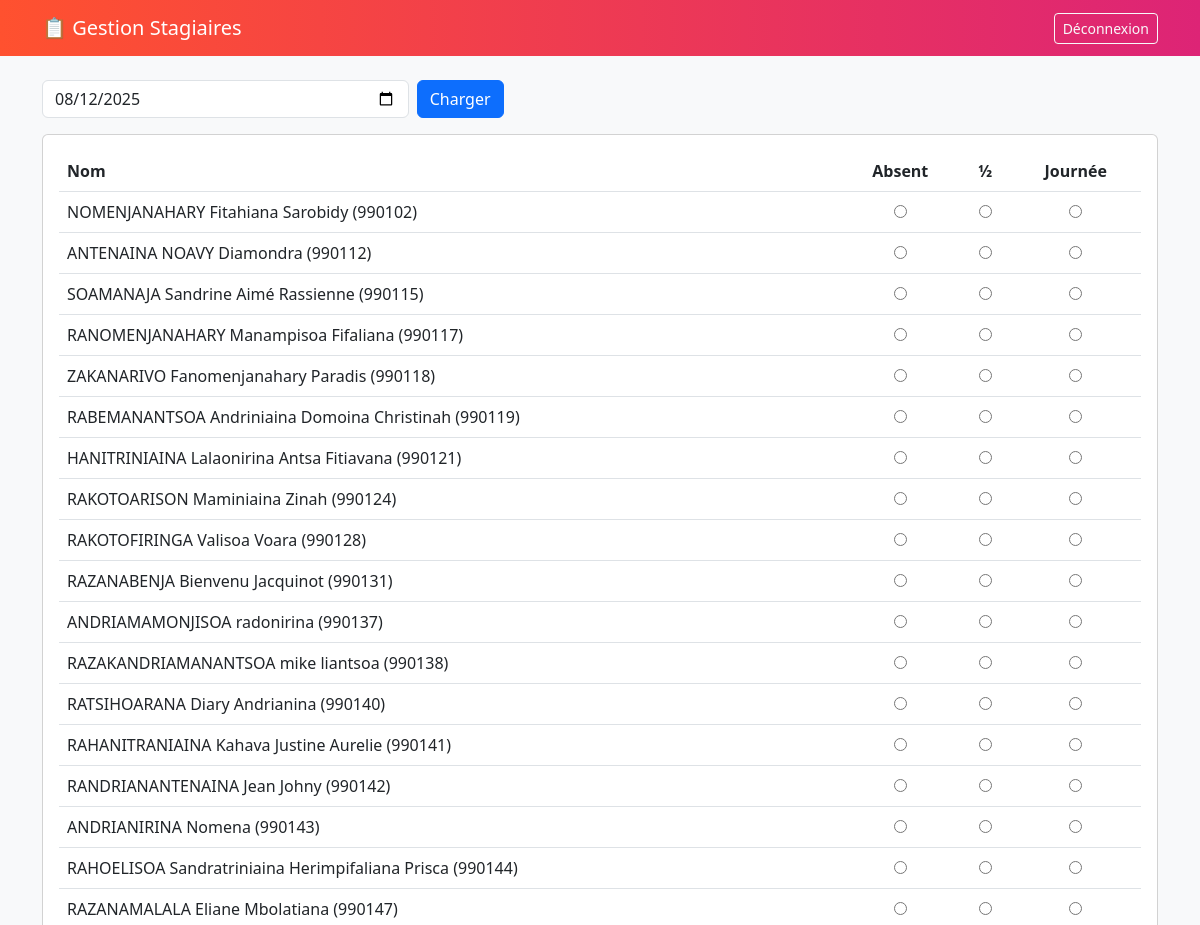
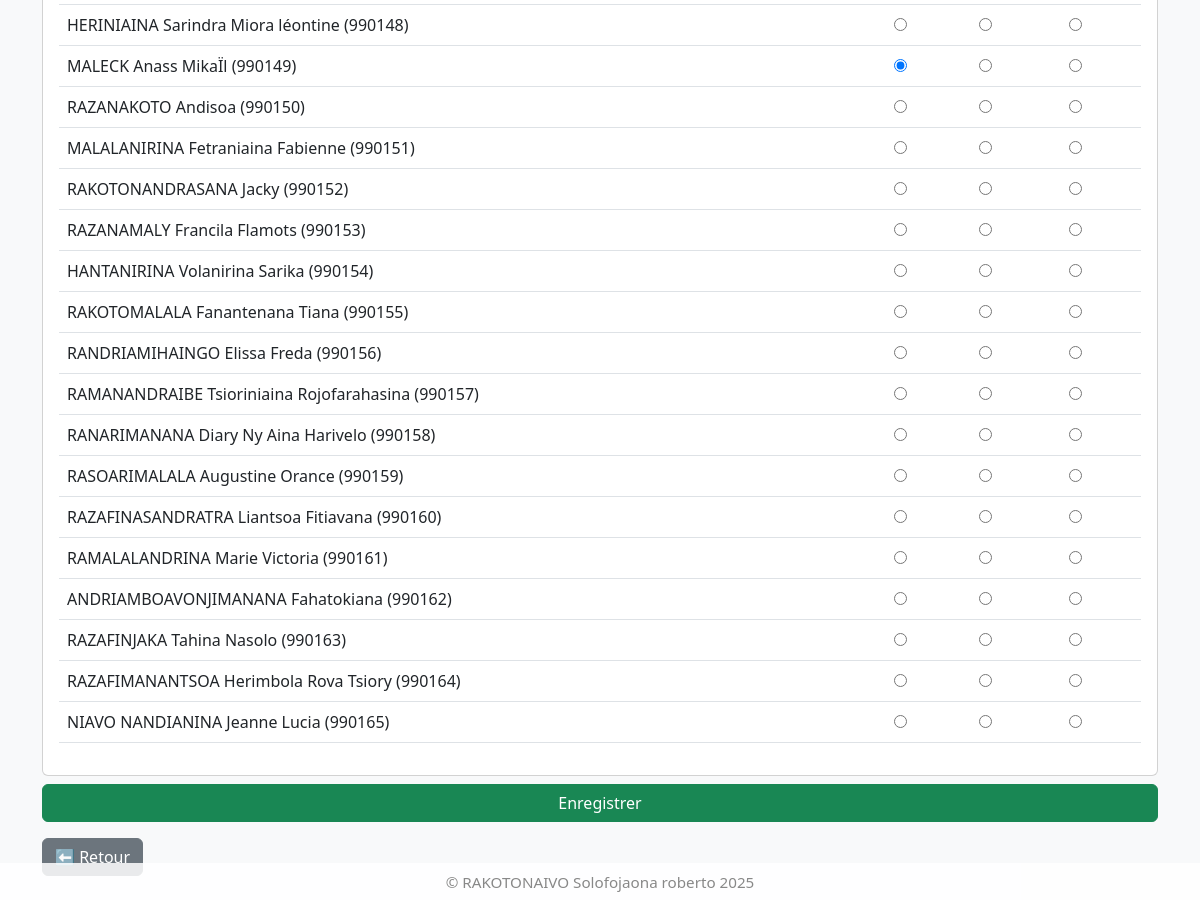
Page /presences (signed in) on the committed database (2 pictures, top to bottom).
### tables this page shows
CREATE TABLE stagiaire (id INTEGER PRIMARY KEY AUTOINCREMENT, nom_prenoms TEXT, paositra_money TEXT UNIQUE, bureau TEXT, matricule TEXT (6) UNIQUE);

### app.py (the view, shortened to what this page needs)
@app.route("/presences", methods=["GET","POST"])
@login_required(role="admin")
def presences():
    stagiaires = get_stagiaires_simple()
    selected_date = request.form.get("date") if request.method=="POST" else date.today().strftime("%Y-%m-%d")
    pres = get_presences_for_date(selected_date)
    return render_template("presences.html", stagiaires=stagiaires, selected_date=selected_date, presences=pres, username=session.get("username"))

### app.py (called while the page is built)
def db_connect():
    return sqlite3.connect(DB)

def login_required(role=None):
    def decorator(f):
        @wraps(f)
        def wrapper(*args, **kwargs):
            if "user_id" not in session:
                flash("Veuillez vous connecter.", "warning")
                return redirect(url_for("login"))
            if role and session.get("role") != role:
                flash("Accès refusé.", "danger")
                if session.get("role") == "user":
                    return redirect(url_for("user_profile"))
                return redirect(url_for("index"))
            return f(*args, **kwargs)
        return wrapper
    return decorator

def get_stagiaires_simple():
    conn = db_connect(); cur = conn.cursor(); cur.execute("SELECT id, nom_prenoms, matricule FROM stagiaire ORDER BY matricule ASC"); r = cur.fetchall(); conn.close(); return r

def get_presences_for_date(date_str):
    conn = db_connect(); cur = conn.cursor(); cur.execute("SELECT stagiaire_id, presence FROM presences WHERE date = ?", (date_str,)); d = dict(cur.fetchall()); conn.close(); return d

### templates/presences.html (shortened to what this page needs)
<!doctype html>
<html lang="fr">
<head>
    <link href="https://cdn.jsdelivr.net/npm/bootstrap@5.3.0/dist/css/bootstrap.min.css" rel="stylesheet">
</head>
<body class="bg-light">
    <nav class="navbar" style="background:linear-gradient(90deg,#ff512f,#dd2476)">
        <div class="container">
            <a class="navbar-brand text-white" href="/">📋 Gestion Stagiaires</a>
            <div class="ms-auto">
                <a href="/logout" class="btn btn-sm btn-outline-light">Déconnexion</a>
            </div>
        </div>
    </nav>
    <div class="container py-4">
        <form method="post">
            <div class="row g-2">
                <div class="col-md-4">
                    <input type="date" name="date" class="form-control" value="{{selected_date}}">
                </div>
                <div class="col-md-2">
                    <button class="btn btn-primary" type="submit" name="load">Charger</button>
                </div>
            </div>
        </form>
        <form method="post">
            <div class="card mt-3 p-3">
                <table class="table">
                    <thead>
                        <tr>
                            <th>Nom</th>
                            <th class="text-center">Absent</th>
                            <th class="text-center">½</th>
                            <th class="text-center">Journée</th>
                        </tr>
                    </thead>
                    <tbody>
                        {% for s in stagiaires %}
                        <tr>
                            <td>{{s[1]}} ({{s[2]}})</td>
                            <td class="text-center">
                                <input type="radio" name="presence_{{s[0]}}" value="0" {% if presences.get(s[0])==0 %}checked{% endif %}>
                            </td>
                            <td class="text-center">
                                <input type="radio" name="presence_{{s[0]}}" value="0.5" {% if presences.get(s[0])==0.5 %}checked{% endif %}>
                            </td>
                            <td class="text-center">
                                <input type="radio" name="presence_{{s[0]}}" value="1" {% if presences.get(s[0])==1 %}checked{% endif %}>
                            </td>
                        </tr>
                        {% endfor %}
                    </tbody>
                </table>
            </div>
            <div class="d-grid mt-2">
                <button class="btn btn-success" name="save_presences" type="submit">Enregistrer</button>
            </div>
        </form>
        <div class="mt-3">
            <a class="btn btn-secondary" href="/">⬅ Retour</a>
        </div>
        </div>
<footer class="copyright text-center">
    &copy; RAKOTONAIVO Solofojaona roberto 2025
</footer>
</body>
</html>

### templates/presences.html (style rules this page uses)
.copyright { color: #888; font-size: 0.95rem; text-align: center; position: fixed; left: 0; right: 0; bottom: 0; background: rgba(255,255,255,0.85); padding: 8px 0 6px 0; z-index: 100; margin: 0; }

### rows in the picture
stagiaire: nom_prenoms "NOMENJANAHARY Fitahiana Sarobidy", matricule "990102"
stagiaire: nom_prenoms "ANTENAINA NOAVY Diamondra", matricule "990112"
stagiaire: nom_prenoms "SOAMANAJA Sandrine Aimé Rassienne", matricule "990115"
stagiaire: nom_prenoms "RANOMENJANAHARY Manampisoa Fifaliana", matricule "990117"
stagiaire: nom_prenoms "ZAKANARIVO Fanomenjanahary Paradis", matricule "990118"
stagiaire: nom_prenoms "RABEMANANTSOA Andriniaina Domoina Christinah", matricule "990119"
stagiaire: nom_prenoms "HANITRINIAINA Lalaonirina Antsa Fitiavana", matricule "990121"
stagiaire: nom_prenoms "RAKOTOARISON Maminiaina Zinah", matricule "990124"
stagiaire: nom_prenoms "RAKOTOFIRINGA Valisoa Voara", matricule "990128"
stagiaire: nom_prenoms "RAZANABENJA Bienvenu Jacquinot", matricule "990131"
stagiaire: nom_prenoms "ANDRIAMAMONJISOA radonirina", matricule "990137"
stagiaire: nom_prenoms "RAZAKANDRIAMANANTSOA mike liantsoa", matricule "990138"
stagiaire: nom_prenoms "RATSIHOARANA Diary Andrianina", matricule "990140"
stagiaire: nom_prenoms "RAHANITRANIAINA Kahava Justine Aurelie", matricule "990141"
stagiaire: nom_prenoms "RANDRIANANTENAINA Jean Johny", matricule "990142"
stagiaire: nom_prenoms "ANDRIANIRINA Nomena", matricule "990143"
stagiaire: nom_prenoms "RAHOELISOA Sandratriniaina Herimpifaliana Prisca", matricule "990144"
stagiaire: nom_prenoms "RAZANAMALALA Eliane Mbolatiana", matricule "990147"
stagiaire: nom_prenoms "HERINIAINA Sarindra Miora léontine", matricule "990148"
stagiaire: nom_prenoms "MALECK Anass MikaÏl", matricule "990149", id "☑"
stagiaire: nom_prenoms "RAZANAKOTO Andisoa", matricule "990150"
stagiaire: nom_prenoms "MALALANIRINA Fetraniaina Fabienne", matricule "990151"
stagiaire: nom_prenoms "RAKOTONANDRASANA Jacky", matricule "990152"
stagiaire: nom_prenoms "RAZANAMALY Francila Flamots", matricule "990153"
stagiaire: nom_prenoms "HANTANIRINA Volanirina Sarika", matricule "990154"
stagiaire: nom_prenoms "RAKOTOMALALA Fanantenana Tiana", matricule "990155"
stagiaire: nom_prenoms "RANDRIAMIHAINGO Elissa Freda", matricule "990156"
stagiaire: nom_prenoms "RAMANANDRAIBE Tsioriniaina Rojofarahasina", matricule "990157"
stagiaire: nom_prenoms "RANARIMANANA Diary Ny Aina Harivelo", matricule "990158"
stagiaire: nom_prenoms "RASOARIMALALA Augustine Orance", matricule "990159"
stagiaire: nom_prenoms "RAZAFINASANDRATRA Liantsoa Fitiavana", matricule "990160"
stagiaire: nom_prenoms "RAMALALANDRINA Marie Victoria", matricule "990161"
stagiaire: nom_prenoms "ANDRIAMBOAVONJIMANANA Fahatokiana", matricule "990162"
stagiaire: nom_prenoms "RAZAFINJAKA Tahina Nasolo", matricule "990163"
stagiaire: nom_prenoms "RAZAFIMANANTSOA Herimbola Rova Tsiory", matricule "990164"
stagiaire: nom_prenoms "NIAVO NANDIANINA Jeanne Lucia", matricule "990165"
